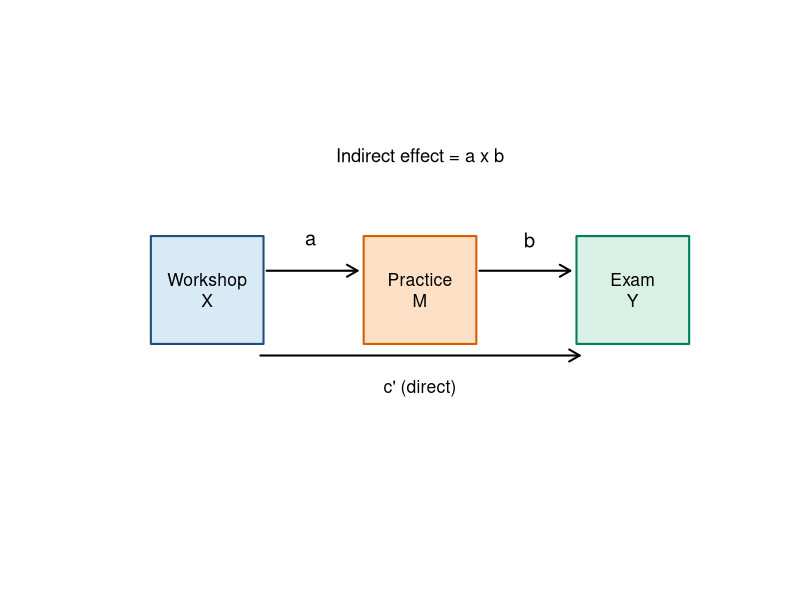
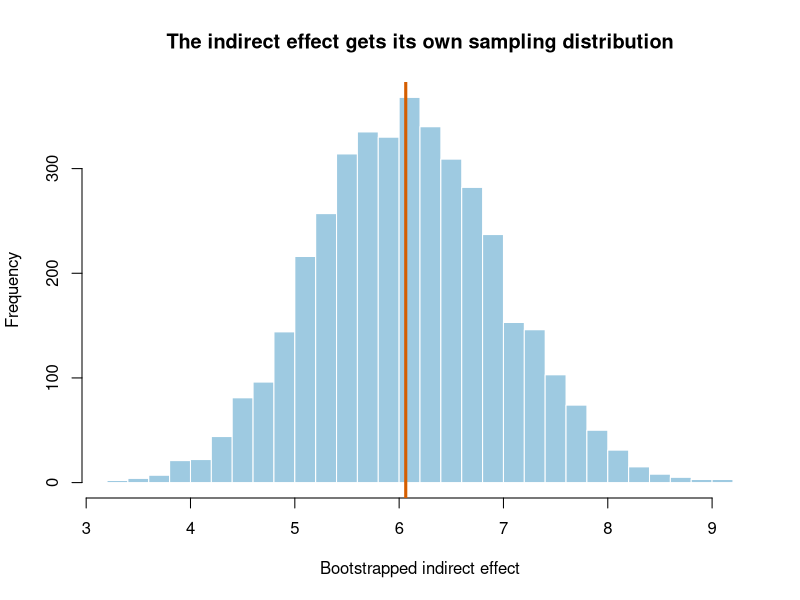

The R script that drew these images, in order:
## ---- chunk 1
knitr::opts_chunk$set(message = FALSE, warning = FALSE, fig.align = "center")
## ---- chunk 2
plot.new()
plot.window(xlim = c(0, 10), ylim = c(0, 5))

rect(0.7, 1.8, 2.5, 3.2, col = "#D9EAF7", border = "#1F4E79", lwd = 2)
rect(4.1, 1.8, 5.9, 3.2, col = "#FDE0C5", border = "#D55E00", lwd = 2)
rect(7.5, 1.8, 9.3, 3.2, col = "#D8F0E5", border = "#007F5F", lwd = 2)
text(c(1.6, 5, 8.4), 2.5, c("Workshop\nX", "Practice\nM", "Exam\nY"), cex = 1.05)

arrows(2.55, 2.75, 4.0, 2.75, length = .12, lwd = 2)
arrows(5.95, 2.75, 7.4, 2.75, length = .12, lwd = 2)
arrows(2.45, 1.65, 7.55, 1.65, length = .12, lwd = 2, xpd = NA)
text(3.25, 3.15, "a", cex = 1.2)
text(6.75, 3.15, "b", cex = 1.2)
text(5, 1.22, "c' (direct)", cex = 1.05)
text(5, 4.25, "Indirect effect = a x b", cex = 1.1)
## ---- chunk 3
set.seed(343)
n <- 220
MediationData <- data.frame(
  Workshop = rbinom(n, 1, .5)
)

MediationData$Practice <-
  3 + 2.2 * MediationData$Workshop + rnorm(n, 0, 1.6)

MediationData$Exam <-
  58 + 2.5 * MediationData$Workshop +
  3.2 * MediationData$Practice + rnorm(n, 0, 7)
## ---- chunk 4
MediatorModel <- lm(Practice ~ Workshop, data = MediationData)
OutcomeModel <- lm(Exam ~ Workshop + Practice, data = MediationData)
TotalModel <- lm(Exam ~ Workshop, data = MediationData)

a <- coef(MediatorModel)["Workshop"]
b <- coef(OutcomeModel)["Practice"]
c_prime <- coef(OutcomeModel)["Workshop"]
c_total <- coef(TotalModel)["Workshop"]

c(a = a, b = b, indirect = a * b, direct = c_prime, total = c_total)
## ---- chunk 5
set.seed(344)
B <- 4000

IndirectBoot <- replicate(B, {
  rows <- sample(seq_len(nrow(MediationData)), replace = TRUE)
  d <- MediationData[rows, ]
  a_star <- coef(lm(Practice ~ Workshop, data = d))["Workshop"]
  b_star <- coef(lm(Exam ~ Workshop + Practice, data = d))["Practice"]
  a_star * b_star
})

quantile(IndirectBoot, c(.025, .975))

hist(
  IndirectBoot, breaks = 35,
  col = "#9ECAE1", border = "white",
  xlab = "Bootstrapped indirect effect",
  main = "The indirect effect gets its own sampling distribution"
)
abline(v = 0, lty = 2, lwd = 2)
abline(v = a * b, col = "#D55E00", lwd = 3)
## ---- chunk 6
set.seed(346)
n_binary <- 600
BinaryMediationData <- data.frame(
  Workshop = rbinom(n_binary, 1, .5)
)

BinaryMediationData$AskedForHelp <- rbinom(
  n_binary,
  1,
  plogis(-1 + 1.1 * BinaryMediationData$Workshop)
)

BinaryMediationData$Exam <-
  62 +
  2 * BinaryMediationData$Workshop +
  7 * BinaryMediationData$AskedForHelp +
  rnorm(n_binary, 0, 8)

BinaryMediatorModel <- glm(
  AskedForHelp ~ Workshop,
  data = BinaryMediationData,
  family = binomial()
)

BinaryOutcomeModel <- lm(
  Exam ~ Workshop + AskedForHelp,
  data = BinaryMediationData
)

summary(BinaryMediatorModel)
summary(BinaryOutcomeModel)
